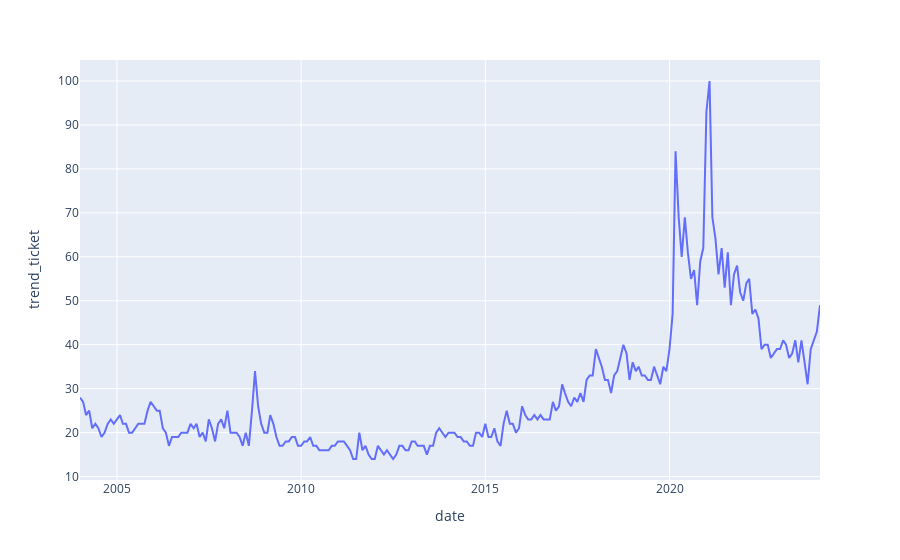

This figure's notebook cell:
### Code cell
fig = px.line(dfg,y='trend_ticket',x=dfg.index)
fig.show() # see the last available and shall get the desired estimated

### Figure 1 — Plotly figure (JSON) as saved in the notebook; plotly's stock layout.template omitted (floating-point values rounded to 4 significant figures; data arrays with more than 128 entries replaced by an {"elided": "..."} marker saying what was removed)
{"data": [{"hovertemplate": "date=%{x}<br>trend_ticket=%{y}<extra></extra>", "legendgroup": "", "line": {"color": "#636efa", "dash": "solid"}, "marker": {"symbol": "circle"}, "mode": "lines", "name": "", "orientation": "v", "showlegend": false, "type": "scatter", "x": {"elided": "242 str values"}, "xaxis": "x", "y": {"elided": "242 int values"}, "yaxis": "y"}], "layout": {"legend": {"tracegroupgap": 0}, "margin": {"t": 60}, "xaxis": {"anchor": "y", "domain": [0, 1], "title": {"text": "date"}}, "yaxis": {"anchor": "x", "domain": [0, 1], "title": {"text": "trend_ticket"}}}}
